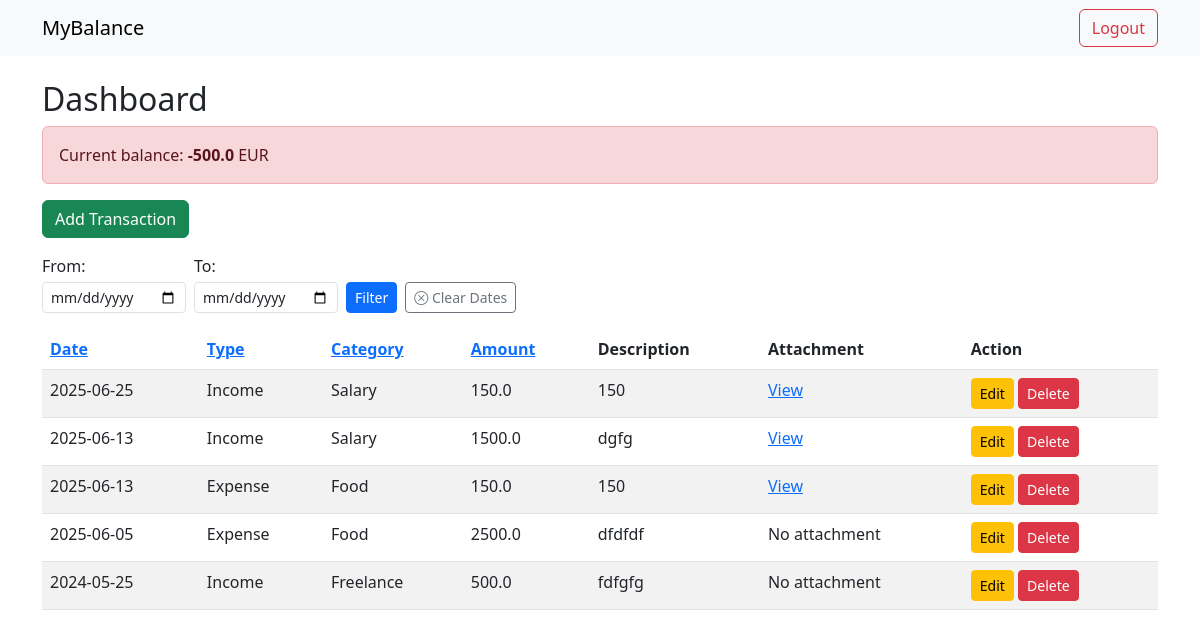
The page /dashboard (signed in) on the database as committed earlier.
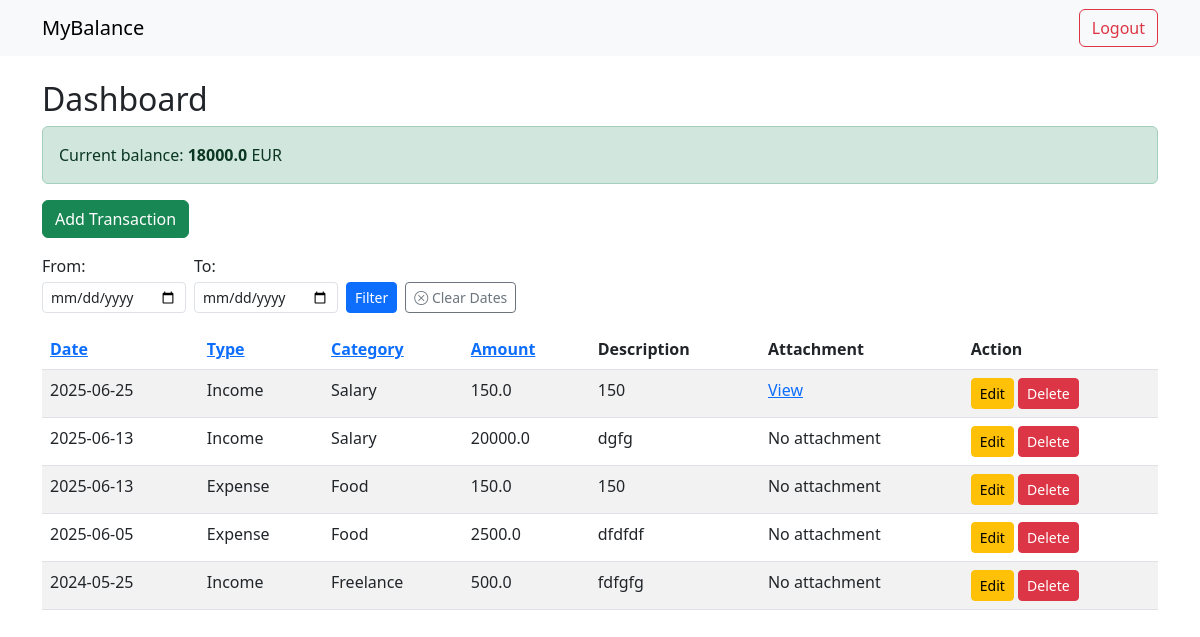
The same page on the database as committed later.
### tables this page shows
CREATE TABLE transactions (
              id INTEGER PRIMARY KEY AUTOINCREMENT,
              user_id INTEGER,
              date TEXT,
              type TEXT,
              category TEXT,
              amount REAL,
              description TEXT, attachment TEXT,
              FOREIGN KEY(user_id) REFERENCES users(id)
              );

### app.py (the view)
@app.route('/dashboard')
def dashboard():
        if 'user_id' not in session:
            return redirect(url_for('login'))
        sort_by=request.args.get('sort_by','date')
        order=request.args.get('order','desc')
        if sort_by not in ['date','type','amount', 'category']:
             sort_by='date'
        if order not in ['asc', 'desc']:
             order='desc'
        date_from=request.args.get('from')
        date_to=request.args.get('to')
        query='''
            SELECT id, date, type, category, amount, description, attachment
            FROM transactions
            WHERE user_id=?
        '''
        params=[session['user_id']]
        if date_from:
             query+=" AND date>=?"
             params.append(date_from)
        if date_to:
             query+=" AND date<=?"
             params.append(date_to)
        query+= f"ORDER BY {sort_by} {order}"
        conn=get_db_conn()
        c=conn.cursor()
        c.execute(query, tuple(params))
        transactions=c.fetchall()
        c.execute('''
                    SELECT COALESCE(SUM(CASE WHEN type='Income' THEN amount ELSE 0 END),0)-
                    COALESCE(SUM(CASE WHEN type='Expense' THEN amount ELSE 0 END),0)
                    FROM transactions
                    WHERE user_id=?

                  ''',(session['user_id'],))
        balance=c.fetchone()[0] or 0
        conn.close()
        return render_template('dashboard.html', transactions=transactions, sort_by=sort_by, order=order, date_from=date_from,
                               date_to=date_to, balance=balance)

### app.py (called while the page is built)
def get_db_conn():
     conn=sqlite3.connect(DATABASE)
     conn.row_factory=sqlite3.Row
     return conn

### templates/dashboard.html (shortened to what this page needs)
{% extends 'base.html' %}
{% block content %}
<h2>Dashboard</h2>
<div class="alert {% if balance>=0 %} alert-success {% else %} alert-danger {% endif %}" role="alert">
    Current balance: <strong>{{balance}}</strong> EUR
</div>
<a href="{{ url_for('add') }}" class="btn btn-success mb-3">Add Transaction</a>
<form method="get" class="d-flex align-items-end gap-2 mb-3" style="flex-wrap: wrap; max-width: 600px;">
    <div class="col-auto">
        <label for="from" class="form-label mb-1">From:</label>
        <input type="date" name="from" id="from" class="form-control form-control-sm" value="{{ date_from or ''}}">
    </div>
    <div class="col-auto">
        <label for="to" class="form-label mb-1">To:</label>
        <input type="date" name="to" id="to" class="form-control form-control-sm" value="{{ date_to or ''}}">
    </div>
    <div class="col-auto">
        <button type="submit" class="btn btn-sm btn-primary">Filter</button>
    </div>
    <div class="col-auto">
        <a href="{{ url_for('dashboard')}}" class="btn btn-outline-secondary btn-sm">
            <i class="bi bi-x-circle"></i> Clear Dates</a>
    </div>
</form>
<table class="table table-striped">
    <thead>
        <tr>
            <th><a href="{{ url_for('dashboard',sort_by='date', order='asc' if sort_by!='date' or order=='desc' else 'desc' ) }}">Date</a></th>
            <th><a href="{{ url_for('dashboard', sort_by='type', order='asc' if sort_by!='type' or order=='desc' else 'desc')}}">Type</a></th>
            <th><a href="{{ url_for ('dashboard', sort_by='category', order='asc' if sort_by!='category' or order=='desc' else 'desc')}}">Category</a></th>
            <th><a href ="{{ url_for('dashboard', sort_by='amount', order='asc' if sort_by!='amount' or order=='desc' else 'desc')}}">Amount</a></th>
            <th>Description</th>
            <th>Attachment</th>
            <th>Action</th>
        </tr>
    </thead>
    <tbody>
        {% for t in transactions %}
        <tr>
            <td>{{ t['date'] }}</td>
            <td>{{ t['type'] }}</td>
            <td>{{ t['category'] }}</td>
            <td>{{ t['amount'] }}</td>
            <td>{{ t['description'] }}</td>
            <td>
                {% if  t['attachment']%}
                    <a href="{{ url_for('static', filename='uploads/'+t['attachment'])}}" target="_blank">View</a>
                {% else %}
                    No attachment
                {% endif %}
               </td>
            <td >
                <a href="{{url_for('update', id=t['id'])}}" class="btn btn-sm btn-warning">Edit</a>
                <a href="{{ url_for('confirm_delete', id=t['id'], target='record')}}" class="btn btn-sm btn-danger">Delete</a>
            </td>
        </tr>
        {% endfor %}
    </tbody>
</table>
{% endblock %}

### templates/base.html (shortened to what this page needs)
<!doctype html>
<html lang="en">
<head>
    <link href="https://cdn.jsdelivr.net/npm/bootstrap@5.3.0/dist/css/bootstrap.min.css" rel="stylesheet">
    <link rel="stylesheet" href="https://cdn.jsdelivr.net/npm/bootstrap-icons@1.11.3/font/bootstrap-icons.css">
</head>
<body>
<nav class="navbar navbar-expand-lg navbar-light bg-light mb-4">
    <div class="container">
        <a class="navbar-brand" href="{{ url_for('home') }}">MyBalance</a>
        <div>
            {% if 'user_id' in session %}
                <a class="btn btn-outline-danger" href="{{ url_for('logout') }}">Logout</a>
            {% else %}
                <a class="btn btn-outline-primary" href="{{ url_for('login') }}">Login</a>
                <a class="btn btn-outline-success" href="{{ url_for('register') }}">Register</a>
            {% endif %}
        </div>
    </div>
</nav>
<div class="container">
    {% block content %}{% endblock %}
</div>
</body>
</html>

Rows that differ between the two databases and show on the page:
changed transactions "dgfg": amount "1500.0" → "20000.0"; now shows "No attachment"; no longer shows "View"
changed transactions (number 3 of 5 on the later page): now shows "No attachment"; no longer shows "View"
Other text that changed with them:
{{ balance }}: "-500.0" → "18000.0"
